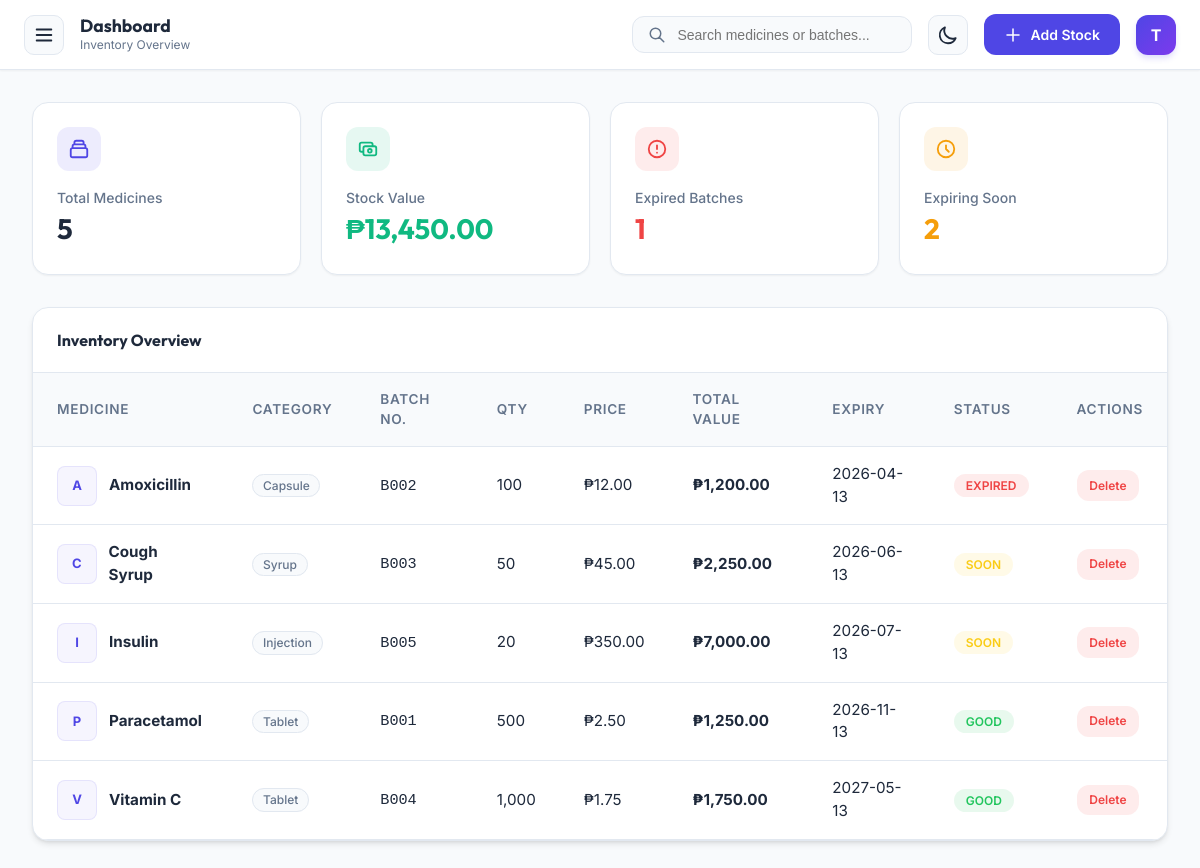
/index.php (signed in), run on the app's committed database.
### tables this page shows
CREATE TABLE `batches` (
  `id` int(11) NOT NULL AUTO_INCREMENT,
  `medicine_id` int(11) DEFAULT NULL,
  `batch_no` varchar(50) DEFAULT NULL,
  `expiry_date` date DEFAULT NULL,
  `quantity` int(11) DEFAULT NULL,
  `price_per_unit` decimal(10,2) DEFAULT NULL,
  PRIMARY KEY (`id`),
  KEY `medicine_id` (`medicine_id`),
  CONSTRAINT `batches_ibfk_1` FOREIGN KEY (`medicine_id`) REFERENCES `medicines` (`id`)
);

CREATE TABLE `medicines` (
  `id` int(11) NOT NULL AUTO_INCREMENT,
  `name` varchar(100) DEFAULT NULL,
  `generic_name` varchar(100) DEFAULT NULL,
  `category` enum('Tablet','Syrup','Capsule','Injection') DEFAULT NULL,
  `min_stock_level` int(11) DEFAULT 10,
  PRIMARY KEY (`id`)
);

### auth/security.php (called while the page is built, shortened)
<?php
function get_csrf_token() {
    return $_SESSION['csrf_token'];
}
function e($string) {
    return htmlspecialchars($string, ENT_QUOTES, 'UTF-8');
}
$user_role = $_SESSION['role'] ?? 'user';
?>

### index.php (the view, shortened to what this page needs)
<?php
require_once 'auth/security.php';
require_once 'includes/db_connection.php';
$search = isset($_GET['search']) ? trim($_GET['search']) : '';
$where_clause = "";
$params = [];
$total_meds    = $pdo->query("SELECT COUNT(*) FROM medicines")->fetchColumn();
$expired_count = $pdo->query("SELECT COUNT(*) FROM batches WHERE expiry_date < CURDATE()")->fetchColumn();
$soon_count    = $pdo->query("SELECT COUNT(*) FROM batches WHERE expiry_date >= CURDATE() AND expiry_date <= DATE_ADD(CURDATE(), INTERVAL 3 MONTH)")->fetchColumn();
$total_value   = $pdo->query("SELECT SUM(quantity * price_per_unit) FROM batches")->fetchColumn();
?>
<!DOCTYPE html>
<html lang="en">
<head>
    <link rel="stylesheet" href="assets/css/style.css">
</head>
<body>
<div class="app-wrapper">
    <div class="page-body">
        <header class="topnav">
            <div class="topnav-left">
                <button class="hamburger" onclick="toggleSidebar()" title="Toggle Menu">
                    <svg width="22" height="22" fill="none" stroke="currentColor" viewBox="0 0 24 24">
                        <path stroke-linecap="round" stroke-linejoin="round" stroke-width="2" d="M4 6h16M4 12h16M4 18h16"/>
                    </svg>
                </button>
                <div class="topnav-breadcrumb">
                    <span class="topnav-title">Dashboard</span>
                    <span class="topnav-sub">Inventory Overview</span>
                </div>
            </div>
            <div class="topnav-right">
                <form method="GET" class="topnav-search">
                    <svg width="18" height="18" fill="none" stroke="currentColor" viewBox="0 0 24 24">
                        <path stroke-linecap="round" stroke-linejoin="round" stroke-width="2" d="M21 21l-6-6m2-5a7 7 0 11-14 0 7 7 0 0114 0z"/>
                    </svg>
                    <input type="text" name="search" placeholder="Search medicines or batches..." value="<?php echo e($search); ?>">
                </form>
                <button class="hamburger" onclick="toggleTheme()" title="Toggle Dark Mode">
                    <svg id="theme-icon-moon" width="22" height="22" fill="none" stroke="currentColor" viewBox="0 0 24 24"><path stroke-linecap="round" stroke-linejoin="round" stroke-width="2" d="M20.354 15.354A9 9 0 018.646 3.646 9.003 9.003 0 0012 21a9.003 9.003 0 008.354-5.646z"/></svg>
                </button>
                <?php if (($_SESSION['role'] ?? 'user') === 'admin'): ?>
                <a href="actions/add_stock.php" class="topnav-btn">
                    <svg width="18" height="18" fill="none" stroke="currentColor" viewBox="0 0 24 24">
                        <path stroke-linecap="round" stroke-linejoin="round" stroke-width="2" d="M12 4v16m8-8H4"/>
                    </svg>
                    Add Stock
                </a>
                <?php endif; ?>
                <div class="topnav-avatar" title="<?php echo e($_SESSION['username']); ?>">
                    <?php echo strtoupper(substr($_SESSION['username'], 0, 1)); ?>
                </div>
            </div>
        </header>
        <main class="main-content">
            <div class="stats-grid">
                <div class="stat-card">
                    <div class="stat-icon" style="background: rgba(79,70,229,0.1); color: var(--primary);">
                        <svg width="22" height="22" fill="none" stroke="currentColor" viewBox="0 0 24 24"><path stroke-linecap="round" stroke-linejoin="round" stroke-width="2" d="M19 11H5m14 0a2 2 0 012 2v6a2 2 0 01-2 2H5a2 2 0 01-2-2v-6a2 2 0 012-2m14 0V9a2 2 0 00-2-2M5 11V9a2 2 0 012-2m0 0V5a2 2 0 012-2h6a2 2 0 012 2v2M7 7h10"/></svg>
                    </div>
                    <div class="stat-label">Total Medicines</div>
                    <div class="stat-value"><?php echo (int)$total_meds; ?></div>
                </div>
                <div class="stat-card">
                    <div class="stat-icon" style="background: rgba(16,185,129,0.1); color: var(--secondary);">
                        <svg width="22" height="22" fill="none" stroke="currentColor" viewBox="0 0 24 24"><path stroke-linecap="round" stroke-linejoin="round" stroke-width="2" d="M17 9V7a2 2 0 00-2-2H5a2 2 0 00-2 2v6a2 2 0 002 2h2m2 4h10a2 2 0 002-2v-6a2 2 0 00-2-2H9a2 2 0 00-2 2v6a2 2 0 002 2zm7-5a2 2 0 11-4 0 2 2 0 014 0z"/></svg>
                    </div>
                    <div class="stat-label">Stock Value</div>
                    <div class="stat-value" style="color: var(--secondary);">&#8369;<?php echo number_format($total_value ?: 0, 2); ?></div>
                </div>
                <div class="stat-card">
                    <div class="stat-icon" style="background: rgba(239,68,68,0.1); color: var(--danger);">
                        <svg width="22" height="22" fill="none" stroke="currentColor" viewBox="0 0 24 24"><path stroke-linecap="round" stroke-linejoin="round" stroke-width="2" d="M12 8v4m0 4h.01M21 12a9 9 0 11-18 0 9 9 0 0118 0z"/></svg>
                    </div>
                    <div class="stat-label">Expired Batches</div>
                    <div class="stat-value" style="color: var(--danger);"><?php echo (int)$expired_count; ?></div>
                </div>
                <div class="stat-card">
                    <div class="stat-icon" style="background: rgba(245,158,11,0.1); color: var(--accent);">
                        <svg width="22" height="22" fill="none" stroke="currentColor" viewBox="0 0 24 24"><path stroke-linecap="round" stroke-linejoin="round" stroke-width="2" d="M12 8v4l3 3m6-3a9 9 0 11-18 0 9 9 0 0118 0z"/></svg>
                    </div>
                    <div class="stat-label">Expiring Soon</div>
                    <div class="stat-value" style="color: var(--accent);"><?php echo (int)$soon_count; ?></div>
                </div>
            </div>
                <div class="card" style="padding: 0; overflow: hidden;">
                    <div class="card-header">
                        <h3 class="card-title">Inventory Overview</h3>
                    </div>
                    <div class="table-container">
                        <table>
                            <thead>
                                <tr>
                                    <th>Medicine</th>
                                    <th>Category</th>
                                    <th>Batch No.</th>
                                    <th>Qty</th>
                                    <th>Price</th>
                                    <th>Total Value</th>
                                    <th>Expiry</th>
                                    <th>Status</th>
                                    <th>Actions</th>
                                </tr>
                            </thead>
                            <tbody>
                                <?php
                                $query = "SELECT m.name, m.category, b.* FROM batches b JOIN medicines m ON b.medicine_id = m.id $where_clause ORDER BY b.expiry_date ASC";
                                $stmt = $pdo->prepare($query);
                                $stmt->execute($params);
                                while($row = $stmt->fetch()) {
                                    $today        = date('Y-m-d');
                                    $warning_date = date('Y-m-d', strtotime('+3 months'));
                                    $badge_class  = 'badge-success';
                                    $status       = 'Good';
                                    if ($row['expiry_date'] < $today) {
                                        $badge_class = 'badge-danger';
                                        $status = 'EXPIRED';
                                    } elseif ($row['expiry_date'] < $warning_date) {
                                        $badge_class = 'badge-warning';
                                        $status = 'Soon';
                                    }
                                    $total_row_value = $row['quantity'] * $row['price_per_unit'];
                                    $img_html = "";
                                    if (!empty($row['image_url']) && file_exists($row['image_url'])) {
                                        $img_html = "<div style='width: 40px; height: 40px; border-radius: 8px; overflow: hidden; background: #f8fafc; border: 1px solid #e2e8f0;'>
                                                        <img src='{$row['image_url']}' style='width: 100%; height: 100%; object-fit: cover;'>
                                                     </div>";
                                    } else {
                                        $initial = strtoupper(substr($row['name'], 0, 1));
                                        $img_html = "<div style='width: 40px; height: 40px; border-radius: 8px; background: rgba(79,70,229,0.05); color: var(--primary); display: flex; align-items: center; justify-content: center; font-weight: 700; font-size: 0.8125rem; border: 1px solid rgba(79,70,229,0.1);'>
                                                        $initial
                                                     </div>";
                                    }
                                    echo "<tr>
                                        <td>
                                            <div style='display: flex; align-items: center; gap: 0.75rem;'>
                                                $img_html
                                                <strong>".e($row['name'])."</strong>
                                            </div>
                                        </td>
                                        <td><span class='category-pill'>".e($row['category'])."</span></td>
                                        <td><code>".e($row['batch_no'])."</code></td>
                                        <td>".number_format($row['quantity'])."</td>
                                        <td>&#8369;".number_format($row['price_per_unit'], 2)."</td>
                                        <td><strong>&#8369;".number_format($total_row_value, 2)."</strong></td>
                                        <td>".e($row['expiry_date'])."</td>
                                        <td><span class='badge $badge_class'>$status</span></td>
                                        <td>";
                                            if ($user_role === 'admin') {
                                                echo "<a href='actions/delete_batch.php?id={$row['id']}&csrf=".get_csrf_token()."'
                                                        class='btn btn-danger'
                                                        style='padding: 0.4rem 0.8rem; font-size: 0.75rem; background: rgba(239, 68, 68, 0.1); color: var(--danger);'
                                                        onclick=\"event.preventDefault(); showConfirm('Delete Batch?', 'Are you sure you want to remove this medicine batch from the inventory?', () => window.location.href = this.href);\">Delete</a>";
                                            }
                                    echo "</td>
                                    </tr>";
                                }
                                ?>
                            </tbody>
                        </table>
                    </div>
                </div>
        </main>
    </div>
</div>
</body>
</html>

### data on the page
batches: medicine.name "A", medicine.name "Amoxicillin", medicine.category "Capsule", batch_no "B002", quantity "100", price_per_unit "12.00", total_row_value "1,200.00", expiry_date "2026-04-13", expiry_date "EXPIRED"
batches: medicine.name "C", medicine.name "Cough Syrup", medicine.category "Syrup", batch_no "B003", quantity "50", price_per_unit "45.00", total_row_value "2,250.00", expiry_date "2026-06-13", expiry_date "SOON"
batches: medicine.name "I", medicine.name "Insulin", medicine.category "Injection", batch_no "B005", quantity "20", price_per_unit "350.00", total_row_value "7,000.00", expiry_date "2026-07-13", expiry_date "SOON"
batches: medicine.name "P", medicine.name "Paracetamol", medicine.category "Tablet", batch_no "B001", quantity "500", price_per_unit "2.50", total_row_value "1,250.00", expiry_date "2026-11-13", status "GOOD"
batches: medicine.name "V", medicine.name "Vitamin C", medicine.category "Tablet", batch_no "B004", quantity "1,000", price_per_unit "1.75", total_row_value "1,750.00", expiry_date "2027-05-13", status "GOOD"

### other printed values
substr($_SESSION['username'], 0, 1) "T"
$total_meds "5"
$total_value ?: 0 "13,450.00"
$expired_count "1"
$soon_count "2"
